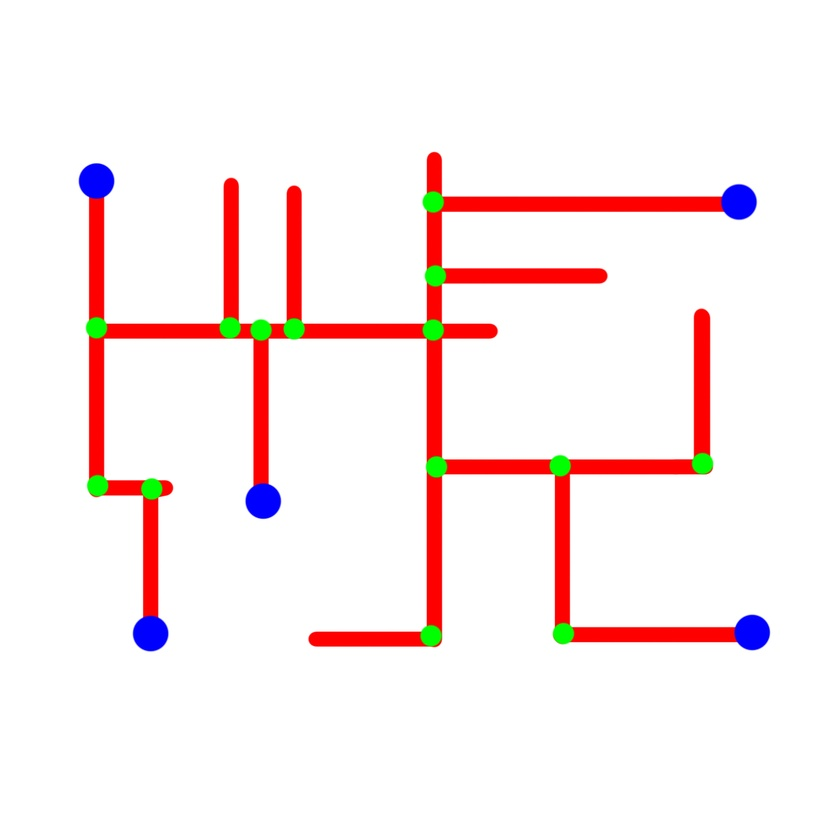
#> input picture Everything.jpg, 840 x 840 px, shrunk from 1181 x 1181 before the run
$ python -i FindCenterpoint.py   (imports and definitions only)
#> lines starting #> are read from the running program, lines starting #| are printed output that depends on the picture; after the words box and inside, x2 and y2 are one past the last pixel; in counts of white or black regions, pixels touching at a corner belong together
# import the necessary packages
import argparse
from itertools import count
import imutils
import cv2
def Center(Input):
    # load the image, convert it to grayscale, blur it slightly,
    # and threshold it
#> called with Input = 'Everything.jpg'
    image = cv2.imread(Input)
#> image is the input picture: shape (840, 840, 3); mean B, G, R 237.9, 237.9, 251
    gray = cv2.cvtColor(image, cv2.COLOR_BGR2GRAY)
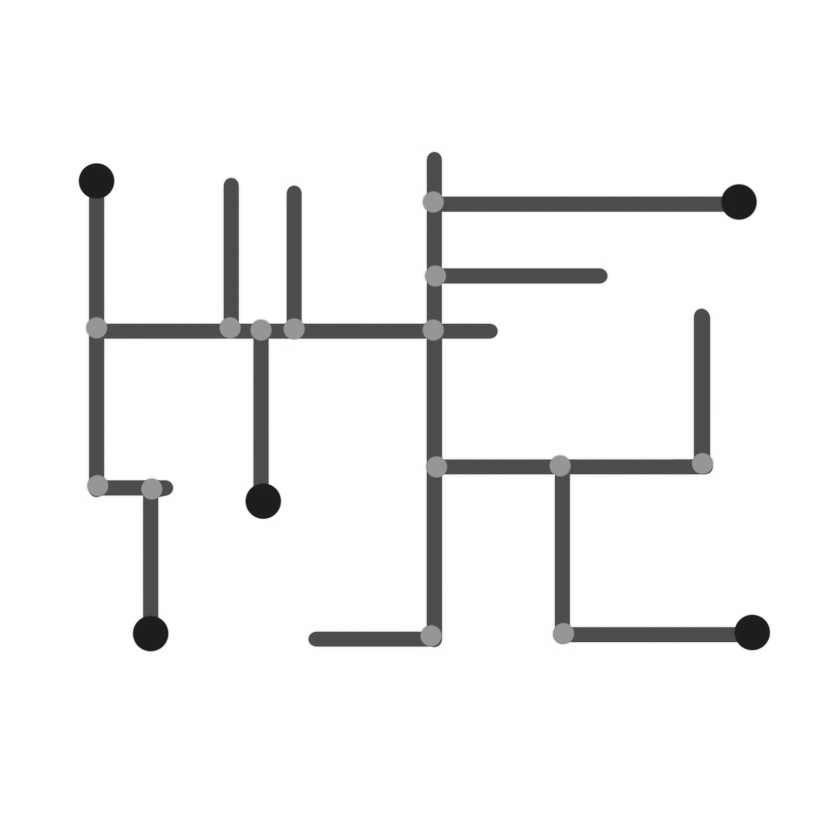
#> gray: shape (840, 840); min 24, max 255, mean 241.8
    blurred = cv2.GaussianBlur(gray, (5, 5), 0)
    thresh = cv2.threshold(blurred, 60, 255, cv2.THRESH_BINARY)[1]
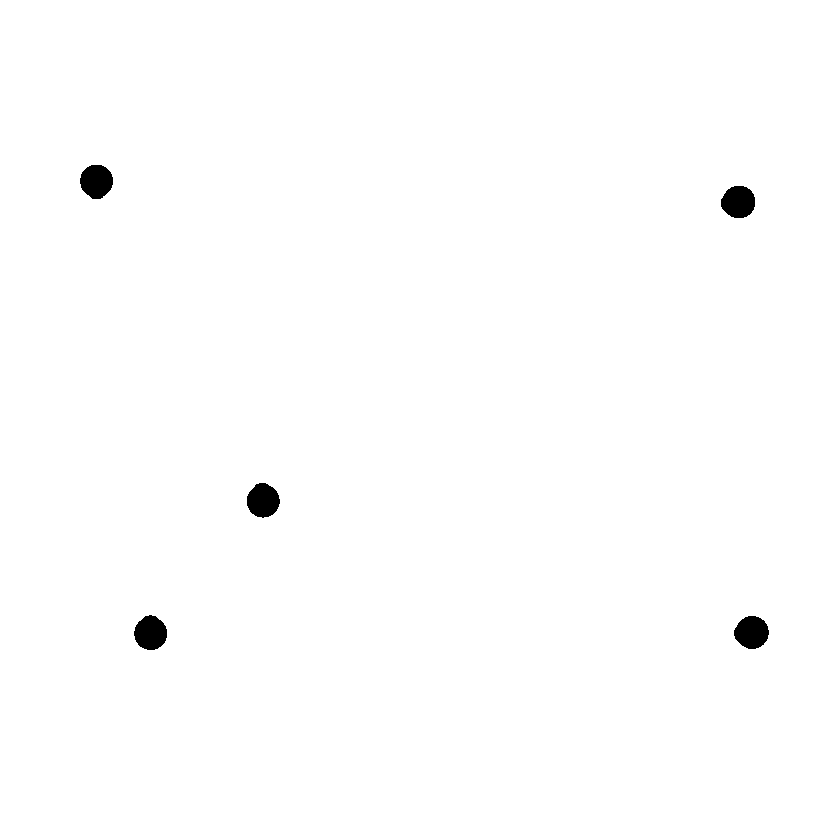
#> thresh: shape (840, 840); 99.4% white; 5 black regions
    # find contours in the thresholded image
    cnts = cv2.findContours(thresh.copy(), cv2.RETR_EXTERNAL,
        cv2.CHAIN_APPROX_SIMPLE)
#> cnts = 1 contour; box (x1, y1, x2, y2) and area: (0, 0, 840, 840) 703921
    cnts = imutils.grab_contours(cnts)
#> cnts = [[[0, 0], [0, 839], [839, 839], [839, 0]]]
    # loop over the contours
    SendToFile = {}
    Counter = 0
    n = 2
    for c in cnts:
    # compute the center of the contour
        M = cv2.moments(c)
        cX = int(M["m10"] / M["m00"])
        cY = int(M["m01"] / M["m00"])
        # draw the contour and center of the shape on the image
        cv2.drawContours(image, [c], -1, (0, 255, 0), 2)
        cv2.circle(image, (cX, cY), 7, (255, 255, 255), -1)
        cv2.putText(image, str(Counter), (cX - 20, cY - 20),
        cv2.FONT_HERSHEY_SIMPLEX, 0.5, (255, 255, 255), 2)
        SendToFile[Counter]= [[int(cX),int(cY)]]
        Counter = Counter+1
        print(Counter)
#> this loop made 1 pass
#> (c, cX, cY, Counter) on pass 1: ([[0, 0], [0, 839], [839, 839], [839, 0]], 419, 419, 1)
#| 1
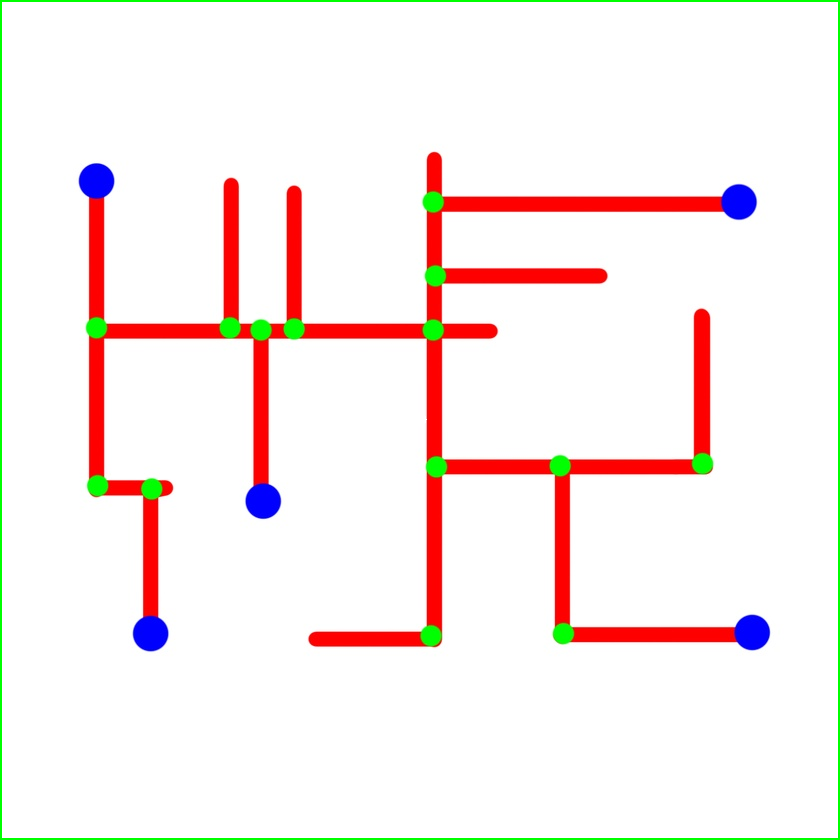
#> image: shape (840, 840, 3); 0.96% of pixels changed, all inside (x1, y1, x2, y2) = (0, 0, 840, 840)
#> after the loop, Counter = 1; SendToFile = {0: [[419, 419]]}
    with open('out/CoordsGreenDots.txt', 'w') as f:
        f.write(str(SendToFile))
        cv2.imshow('image',image)
        cv2.waitKey(0)
    return SendToFile

>>> result = Center('Everything.jpg')
#> result = {0: [[419, 419]]}

$ run again, on map with dots.jpg
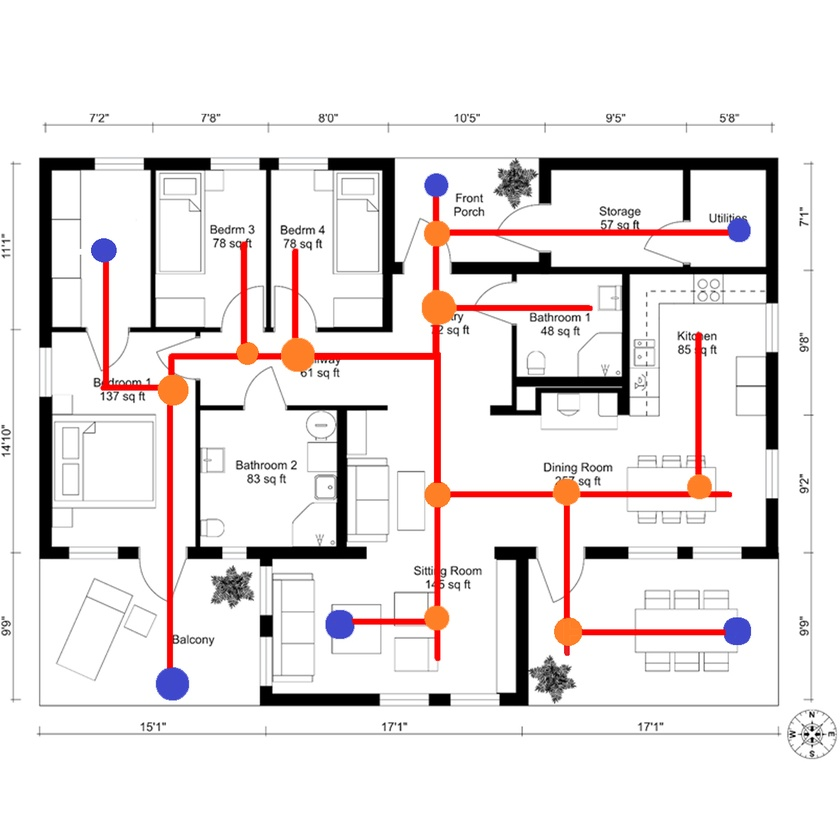
#> input picture map with dots.jpg, 840 x 840 px, shrunk from 1181 x 1181 before the run
#> in Center, image is the input picture: shape (840, 840, 3); mean B, G, R 229.3, 229.5, 235.3
#> in Center, `thresh = cv2.threshold(blurred, 60, 255, cv2.THRESH_BINARY)[1]`:
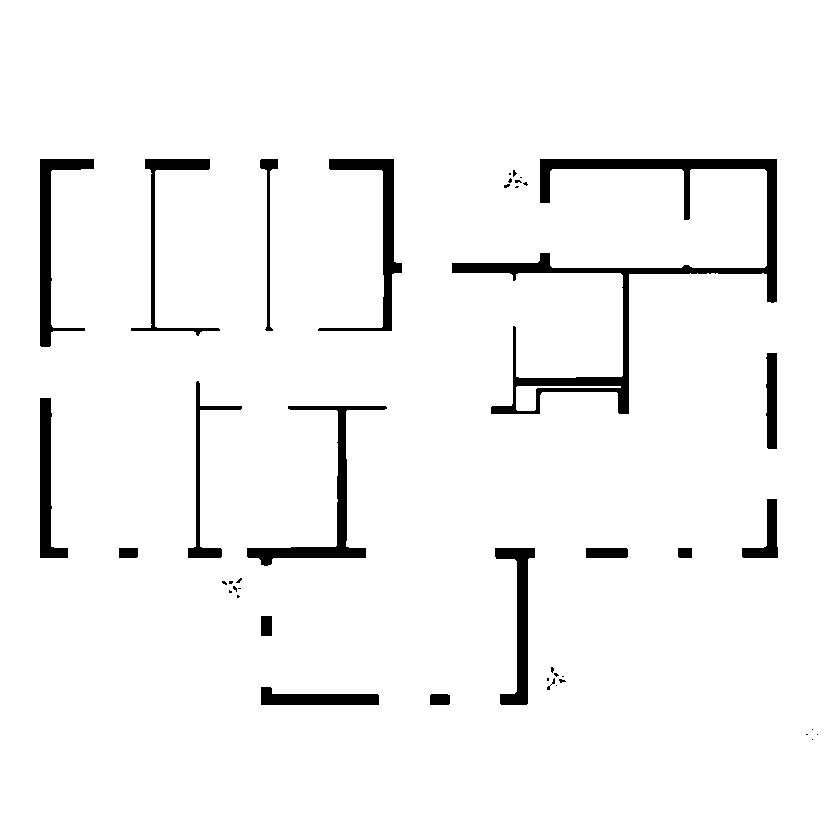
#> thresh: shape (840, 840); 95.7% white; 43 black regions (25 under 20 px)
#> in Center, `cnts = cv2.findContours(thresh.copy(), cv2.RETR_EXTERNAL, cv2.CHAIN_AP..`: cnts = 1 contour; box (x1, y1, x2, y2) and area: (0, 0, 840, 840) 703921
#> in Center, `cnts = imutils.grab_contours(cnts)`: cnts = [[[0, 0], [0, 839], [839, 839], [839, 0]]]
#> the loop in Center, `for c in cnts:` made 1 pass
#> (c, cX, cY, Counter) on pass 1: ([[0, 0], [0, 839], [839, 839], [839, 0]], 419, 419, 1)
#> (printed output is left out)
#> after the loop in Center, `for c in cnts:`:
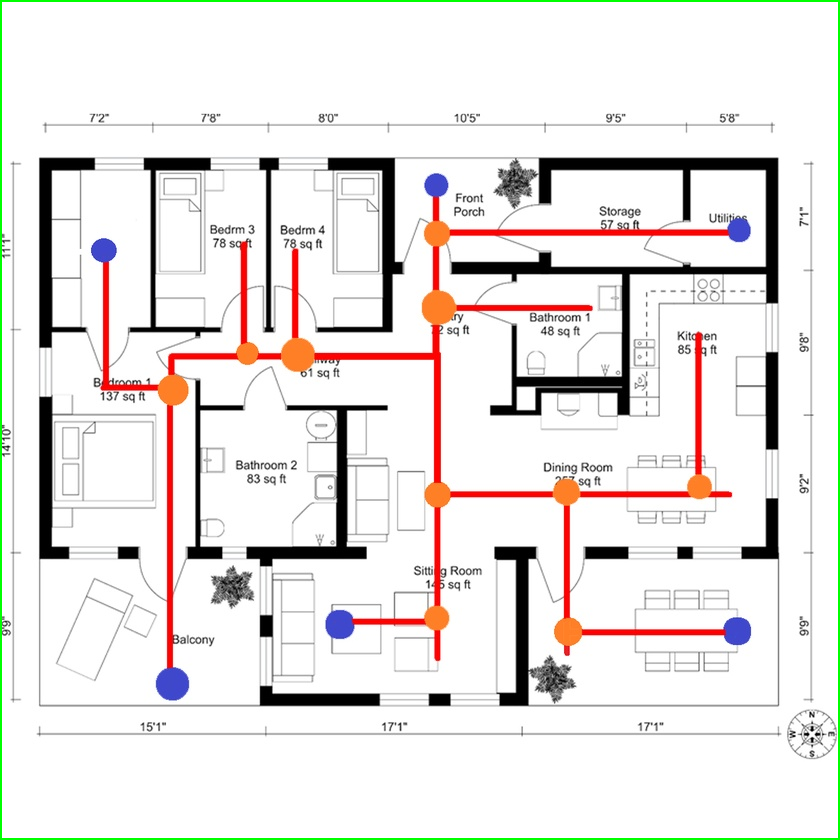
#> image: shape (840, 840, 3); 0.95% of pixels changed, all inside (x1, y1, x2, y2) = (0, 0, 840, 840)
#> after the loop in Center, `for c in cnts:`: Counter = 1; SendToFile = {0: [[419, 419]]}
